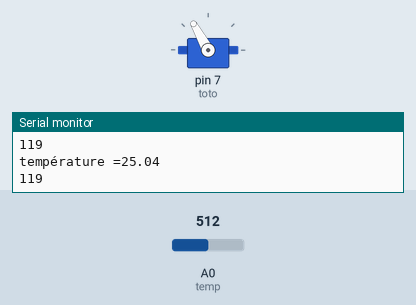
Recording of a sketch running on a simulated Arduino Uno, built with avr-gcc and run on an emulated ATmega328P. Parts: servo, the last lines printed to the serial monitor. The test bench sets the inputs (shaded band); at power-on: A0 (temp) = 512.

Above: at 1.8 s.
1.9 s: A0 (temp) set to 716
At 3.2 s:
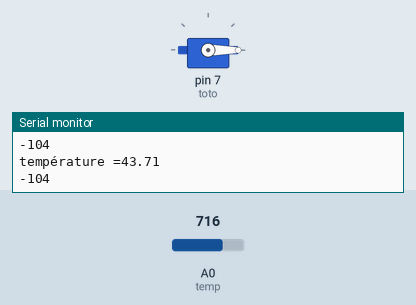
3.5 s: A0 (temp) set to 511
At 4.8 s:
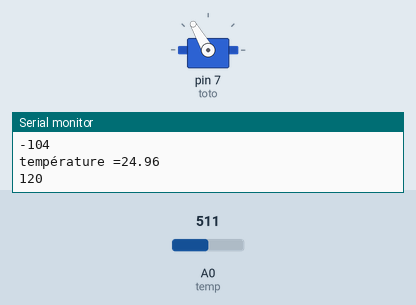
5.5 s: A0 (temp) set to 306
At 6.4 s:
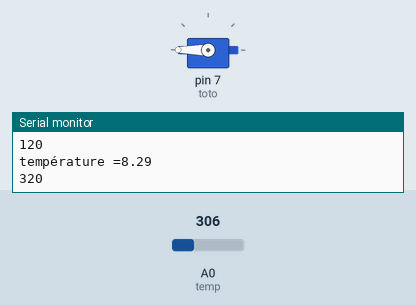
7.5 s: A0 (temp) set to 900
At 9.2 s:
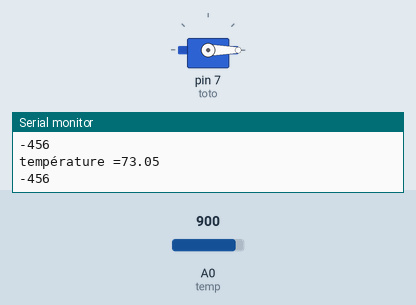
9.5 s: A0 (temp) set to 1004
11.2 s: A0 (temp) set to 1023
At 12.4 s:
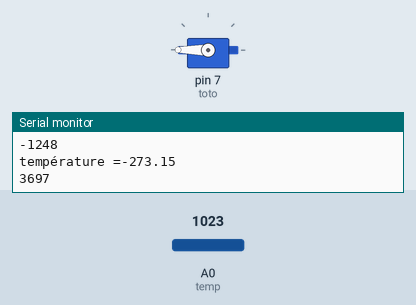
Timing chart, 0 to 14.2 s (numbered marks = the images above; inputs shaded):
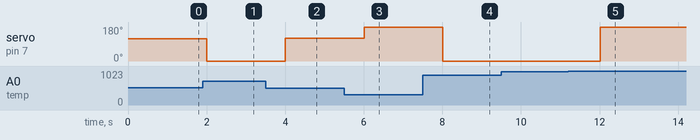

The sketch:

mesure_temp_1.ino
```cpp
#include <Servo.h>
#include <math.h>
const int B = 4275;
const int R0 = 100000;
const int temp = A0;
int angle;
Servo toto ;
void setup() {
  toto.attach(7) ;
  Serial.begin(9600);
}

void loop() {
   int a = analogRead(temp);

   float R = 1023.0/a-1.0;
   R = R0 * R;

   float temperature  = 1.0/(log(R/R0)/B+1/298.15)-273.15;

   Serial.print("température =");
   Serial.println(temperature);
   angle = temperature * (-180 / 15 )+420 ;
   toto.write(angle);
   Serial.println(angle);

   delay(1000);
}
```

Measured:
- the behaviour switches between 1022 and 1023 on A0 (temp) (found by bisection; images 4 and 5)
- after the input at 1.9 s, servo on pin 7 (toto): 119° → 0° after 0.10 s
- after the input at 3.5 s, servo on pin 7 (toto): 0° → 120° after 0.51 s
- after the input at 5.5 s, servo on pin 7 (toto): 120° → 180° after 0.51 s
- after the input at 7.5 s, servo on pin 7 (toto): 180° → 0° after 0.51 s
- after the input at 11.2 s, servo on pin 7 (toto): 0° → 180° after 0.82 s
